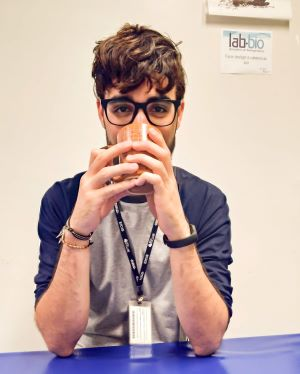
#> input picture OpenCV/Imagens/klysman.jpg, 300 x 374 px, found by its file name
$ jupyter execute 'Histograma de Imagem.ipynb'
#> lines starting #> are read from the running program, lines starting #| are printed output that depends on the picture
[cell 1]
import cv2
import numpy as np
from matplotlib import pyplot as plt
from google.colab.patches import cv2_imshow

Carregando imagem

[cell 2]
img = cv2.imread("klysman.jpg", 0)
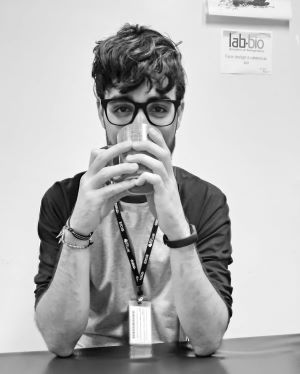
#> img: shape (374, 300); min 0, max 255, mean 179.9

Histograma

[cell 3]
plt.hist(img.ravel(), 256, [0,256])
plt.show()
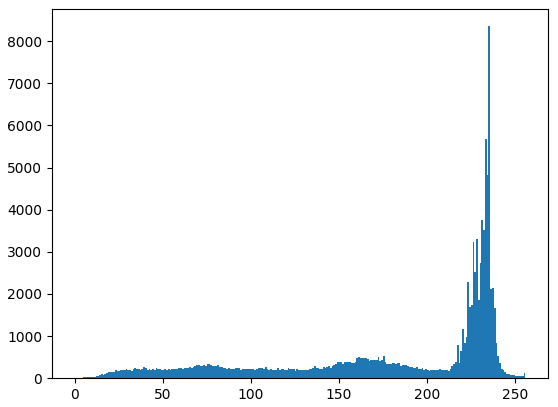
#> figure drawn by matplotlib, 1 panel; tallest bar 8354 high, from x = 235 to 236
cv2_imshow(img)

Histograma colorido

[cell 4]
img = cv2.imread("klysman.jpg")
#> img is the input picture: shape (374, 300, 3); mean B, G, R 169.5, 174.1, 195.1
color = ('b', 'g', 'r')

[cell 5]
for i, col in enumerate(color):
  histr = cv2.calcHist([img],[i], None, [256], [0,256])
  plt.plot(histr, color = col)
  plt.xlim([0,256])
cv2_imshow(img)
plt.show()
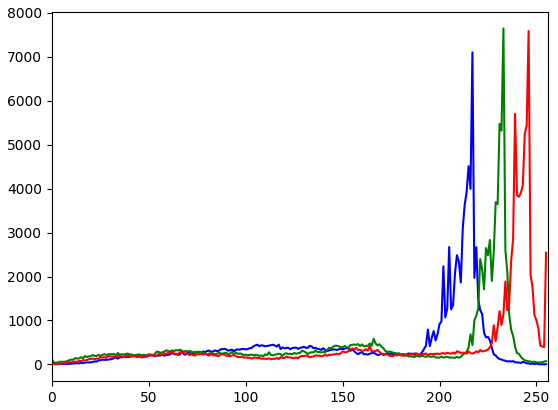
#> figure drawn by matplotlib, 1 panel; curve peaks at x = 217, y = 7100; curve peaks at x = 233, y = 7646; curve peaks at x = 246, y = 7586
